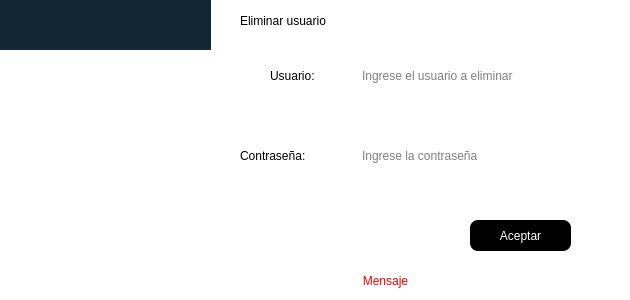
<?xml version="1.0" encoding="UTF-8"?>
<ui version="4.0">
 <class>delete_userW</class>
 <widget class="QDialog" name="delete_userW">
  <property name="windowModality">
   <enum>Qt::ApplicationModal</enum>
  </property>
  <property name="geometry">
   <rect>
    <x>0</x>
    <y>0</y>
    <width>630</width>
    <height>300</height>
   </rect>
  </property>
  <property name="minimumSize">
   <size>
    <width>630</width>
    <height>300</height>
   </size>
  </property>
  <property name="maximumSize">
   <size>
    <width>630</width>
    <height>300</height>
   </size>
  </property>
  <property name="windowTitle">
   <string>Eliminar usuario</string>
  </property>
  <property name="styleSheet">
   <string notr="true">background-color: rgb(255, 255, 255);</string>
  </property>
  <widget class="QLabel" name="label_3">
   <property name="geometry">
    <rect>
     <x>240</x>
     <y>0</y>
     <width>161</width>
     <height>41</height>
    </rect>
   </property>
   <property name="styleSheet">
    <string notr="true">font: 900 14pt &quot;Segoe UI Black&quot;;</string>
   </property>
   <property name="text">
    <string>Eliminar usuario</string>
   </property>
  </widget>
  <widget class="QLineEdit" name="txtUsuario3">
   <property name="geometry">
    <rect>
     <x>360</x>
     <y>60</y>
     <width>241</width>
     <height>31</height>
    </rect>
   </property>
   <property name="styleSheet">
    <string notr="true">font: 14pt &quot;Arial&quot;;
border-radius:8px</string>
   </property>
   <property name="placeholderText">
    <string>Ingrese el usuario a eliminar</string>
   </property>
  </widget>
  <widget class="QPushButton" name="btnAceptar2">
   <property name="geometry">
    <rect>
     <x>470</x>
     <y>220</y>
     <width>101</width>
     <height>31</height>
    </rect>
   </property>
   <property name="cursor">
    <cursorShape>OpenHandCursor</cursorShape>
   </property>
   <property name="styleSheet">
    <string notr="true">font: 14pt &quot;Arial&quot;;
background-color: rgb(0, 0, 0);
color: rgb(255, 255, 255);


border-radius:8px</string>
   </property>
   <property name="text">
    <string>Aceptar</string>
   </property>
  </widget>
  <widget class="QLabel" name="label_4">
   <property name="geometry">
    <rect>
     <x>240</x>
     <y>140</y>
     <width>101</width>
     <height>31</height>
    </rect>
   </property>
   <property name="styleSheet">
    <string notr="true">
font: 14pt &quot;Arial&quot;;</string>
   </property>
   <property name="text">
    <string>Contraseña:</string>
   </property>
   <property name="buddy">
    <cstring>txtClave4</cstring>
   </property>
  </widget>
  <widget class="QLabel" name="label_2">
   <property name="geometry">
    <rect>
     <x>270</x>
     <y>60</y>
     <width>71</width>
     <height>31</height>
    </rect>
   </property>
   <property name="styleSheet">
    <string notr="true">font: 14pt &quot;Arial&quot;;</string>
   </property>
   <property name="text">
    <string>Usuario:</string>
   </property>
   <property name="buddy">
    <cstring>txtUsuario3</cstring>
   </property>
  </widget>
  <widget class="QLineEdit" name="txtClave4">
   <property name="geometry">
    <rect>
     <x>360</x>
     <y>140</y>
     <width>211</width>
     <height>31</height>
    </rect>
   </property>
   <property name="styleSheet">
    <string notr="true">font: 14pt &quot;Arial&quot;;
border-radius:8px</string>
   </property>
   <property name="echoMode">
    <enum>QLineEdit::Password</enum>
   </property>
   <property name="placeholderText">
    <string>Ingrese la contraseña</string>
   </property>
  </widget>
  <widget class="QLabel" name="lblMensaje3">
   <property name="geometry">
    <rect>
     <x>230</x>
     <y>270</y>
     <width>311</width>
     <height>21</height>
    </rect>
   </property>
   <property name="styleSheet">
    <string notr="true">color: rgb(255, 0, 0);
font: 14pt &quot;Arial&quot;;</string>
   </property>
   <property name="text">
    <string>Mensaje</string>
   </property>
   <property name="alignment">
    <set>Qt::AlignCenter</set>
   </property>
  </widget>
  <widget class="QLabel" name="label">
   <property name="geometry">
    <rect>
     <x>0</x>
     <y>0</y>
     <width>211</width>
     <height>301</height>
    </rect>
   </property>
   <property name="styleSheet">
    <string notr="true">background-color: rgb(17, 40, 52);</string>
   </property>
   <property name="text">
    <string/>
   </property>
   <property name="pixmap">
    <pixmap>../images/orca.png</pixmap>
   </property>
  </widget>
  <widget class="QLabel" name="label_6">
   <property name="geometry">
    <rect>
     <x>0</x>
     <y>50</y>
     <width>211</width>
     <height>251</height>
    </rect>
   </property>
   <property name="text">
    <string/>
   </property>
   <property name="pixmap">
    <pixmap>../images/orca.png</pixmap>
   </property>
   <property name="scaledContents">
    <bool>true</bool>
   </property>
  </widget>
 </widget>
 <resources/>
 <connections/>
</ui>
